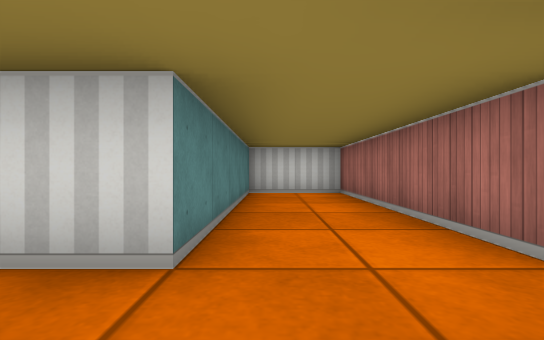
[1] (above)

15 first-person views from a walk through a cub3D maze. The camera is about half as high as the walls, looks level and sees 85° across. The floor is counted in squares. Each view is taken from the middle of a square. On the plan, view 1 faces up. The plan holds only what a view shows up to about 9 squares ahead; the rest is blank.

[2]
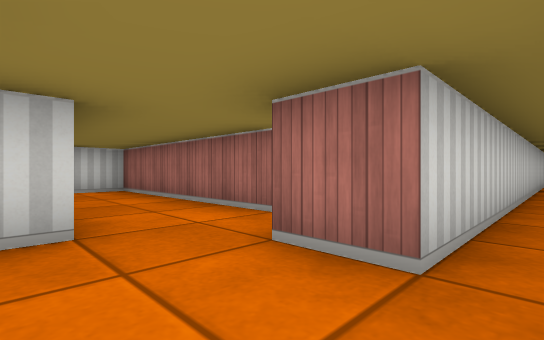

[3]
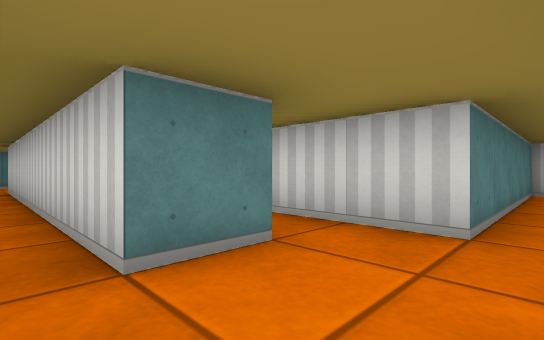

[4]
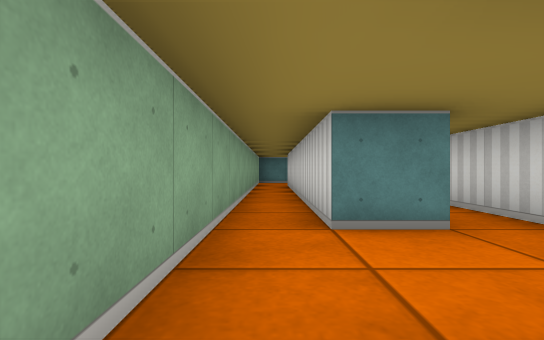

[5]
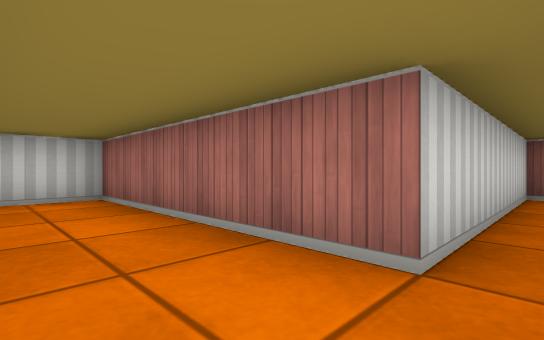

[6]
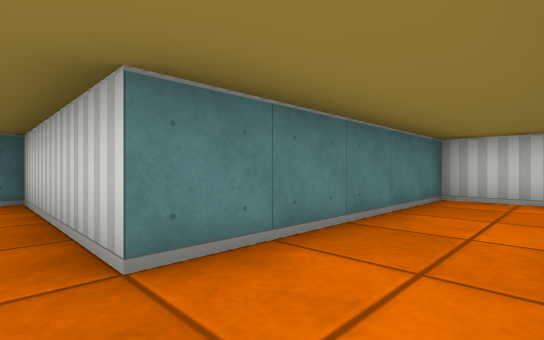

[7]
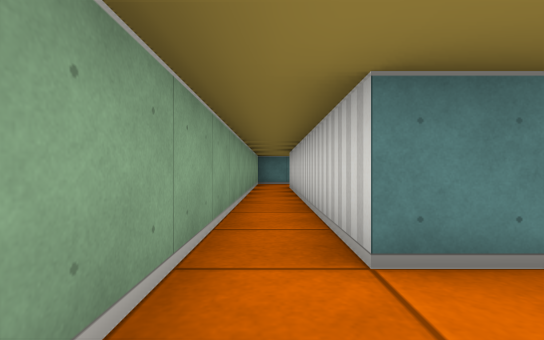

[8]
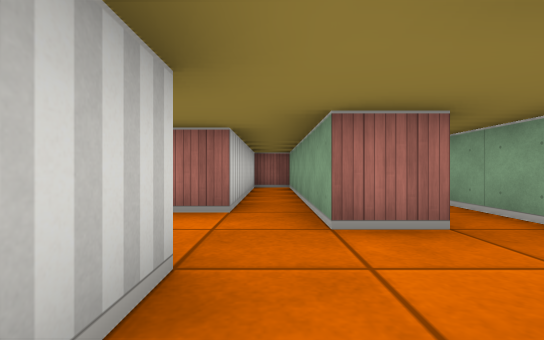

[9]
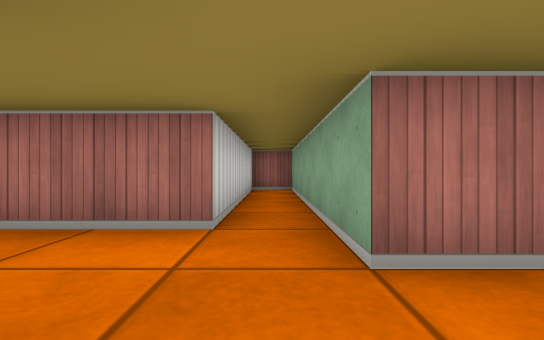

[10]
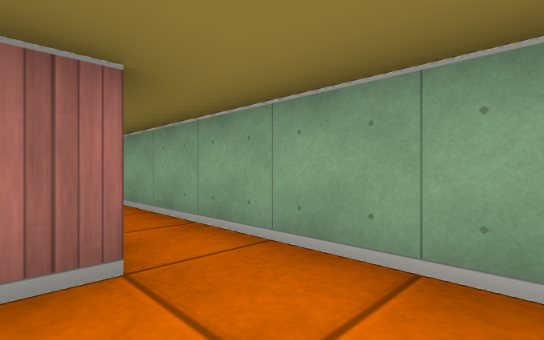

[11]
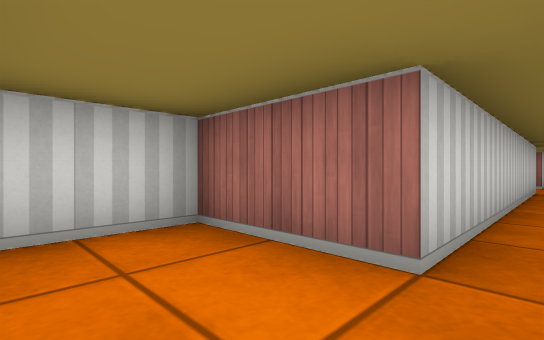

[12]
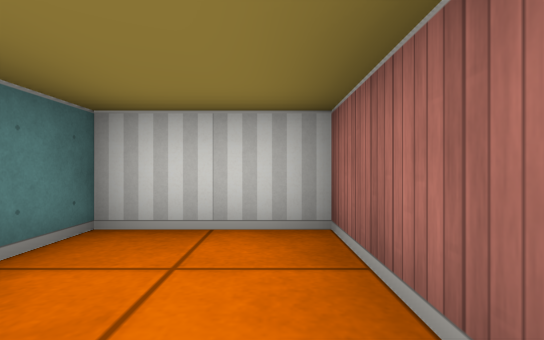

[13]
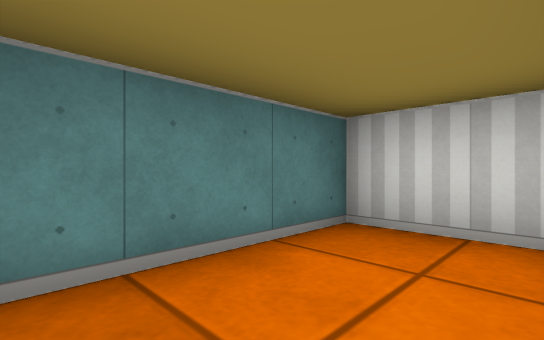

[14]
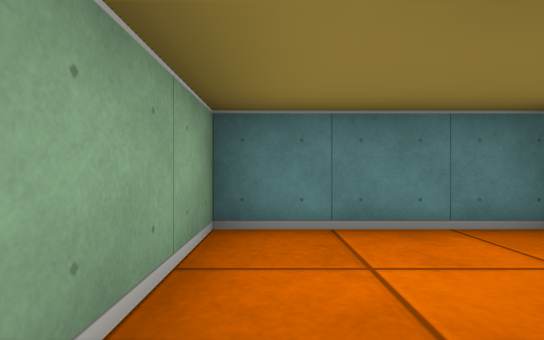

[15]
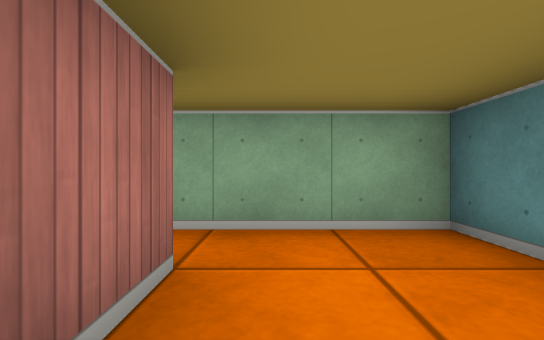

### Floor plan
Ten units are one square. View 1 is at (0, 0); x grows to the right and y downward. Boxes are objects, and circles mark ways between rooms. Rooms are numbered by the first view taken in them; rooms with no view inside come last. Other rooms are left out.
<svg viewBox="-110 -70 216 90">
<path fill="none" stroke="#000" d="M-15 -5 -15 5 -85 5M101 5 5 5 5 -5M-85 15 35 15M5 -5 65 -5 65 -15 15 -15 15 -65 -5 -65 -5 -15 -45 -15M-85 5 -85 -15 -105 -15 -105 15 -85 15"/>
<circle cx="-5" cy="0" r="3" fill="#2a7"/>
<circle cx="-80" cy="10" r="3" fill="#2a7"/>
<text x="30" y="10">1</text>
<text x="10" y="-20">2</text>
<text x="-100" y="0">3</text>
</svg>
Room 1 opens to room 2. Room 1 opens to room 3.

Where each view was taken, in squares from view 1:
view 1: 0 up, 0 right, facing up
view 2: 1 down, 1 left, facing up-right
view 3: 1 down, 0 right, facing up-left
view 4: 1 down, 1 right, facing left
view 5: 1 up, 0 right, facing up-right
view 6: 1 up, 1 right, facing up-left
view 7: 1 down, 0 right, facing left
view 8: 1 up, 2 left, facing right
view 9: 1 up, 1 left, facing right
view 10: 0 up, 1 left, facing down-right
view 11: 1 down, 10 left, facing up-right
view 12: 1 down, 9 left, facing up
view 13: 1 down, 9 left, facing up-left
view 14: 1 down, 8 left, facing left
view 15: 1 up, 9 left, facing down
